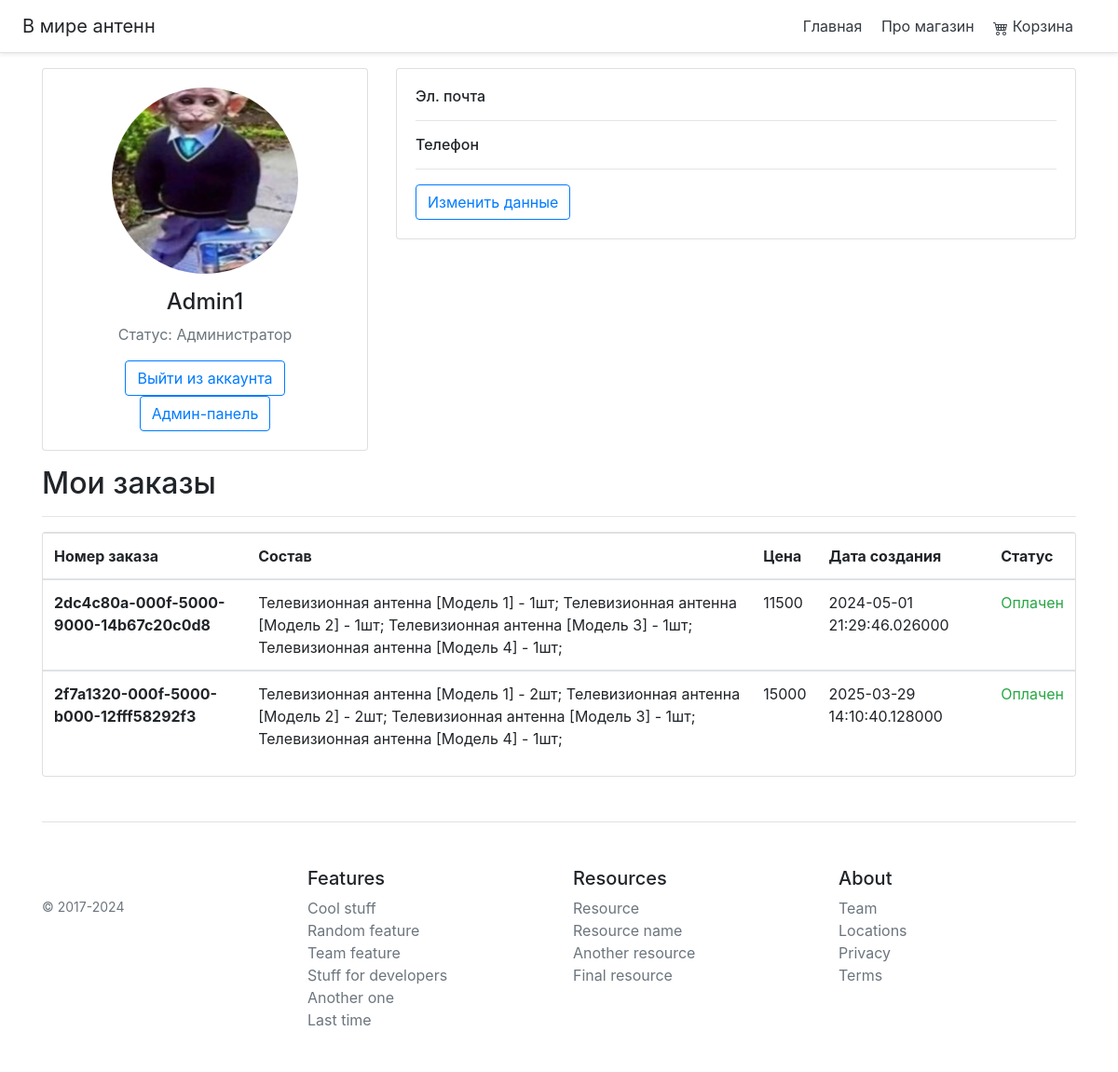
The page /profile (signed in) on the database its author committed.
### main.py (models this page shows, shortened)
class User(db.Model, UserMixin):
    id = db.Column(db.Integer, primary_key=True)
    login = db.Column(db.String(100), nullable=False)
    first_name = db.Column(db.String(100))
    second_name = db.Column(db.String(100))
    phone = db.Column(db.String(20))
    email = db.Column(db.String(50))
    password_hash = db.Column(db.String(256))
    photo = db.Column(db.String(50))
    status = db.Column(db.String(8), default='site')
    is_active = db.Column(db.Boolean, default=True)
    id_role = db.Column(db.Integer, default=0)
    created_at = db.Column(db.DateTime, default=datetime.utcnow)
    @property
    def password(self):
        raise AttributeError('password is not a readable attribute')
    def has_role(self, id_role):
        if self.id_role == int(id_role):
            return True
        return False

class Order(db.Model):
    id = db.Column(db.String(50), primary_key=True)
    id_user = db.Column(db.Integer, db.ForeignKey('user.id'), nullable=False)
    description = db.Column(db.String(256), nullable=False)
    price = db.Column(db.Integer, nullable=False)
    created_at = db.Column(db.DateTime, default = datetime.utcnow)
    payment_status = db.Column(db.String(10), nullable=False)
    payment_url = db.Column(db.String(50), nullable=False)
    is_active = db.Column(db.Boolean, default = True)

### main.py (the view)
@app.route('/profile')
@login_required
def profile():
    orders = Order.query.filter_by(id_user=current_user.id).all()
    for order in orders:
        if order.payment_status == 'pending':
            payment = Payment.find_one(order.id)
            order.payment_status = payment.status
            db.session.commit()
    return render_template('profile.html', data = orders, login_required = login_required)

### main.py (called while the page is built)
@login_manager.user_loader
def load_user(user_id):
    return User.query.get(int(user_id))

### templates/profile.html (shortened to what this page needs)
{% extends 'base.html' %}
{% block body %}
<div class="container">
    <div class="main-body">
          <div class="row gutters-sm">
            <div class="col-md-4 mb-3">
              <div class="card">
                <div class="card-body">
                  <div class="d-flex flex-column align-items-center text-center">
                  {% if current_user.photo == 'default.png' %}
                  <img src="{{ url_for('static', filename='users images/default.png') }}" alt="user_photo" class="rounded-circle" height="200">
                  {% elif current_user.photo == 'gorkavo' %}
                  <img src="{{ url_for('static', filename='users images/gorkavo.png') }}" alt="user_photo" class="rounded-circle" height="200">
                  {% elif current_user.photo == 'sanych' %}
                  <img src="{{ url_for('static', filename='users images/sanych.png') }}" alt="user_photo" class="rounded-circle" height="200">
                  {% elif current_user.status == 'tg' %}
                  <img src="{{current_user.photo}}" alt="user_photo" class="rounded-circle" height="200">
                  {% else %}
                  <img src="{{ url_for('static', filename='users images/' + current_user.photo) }}" alt="user_photo" class="rounded-circle" height="200">
                  {% endif %}
                    <div class="mt-3">
                      {% if current_user.status == 'site' %}
                      <h4>{{current_user.login}}</h4>
                      {% else %}
                      <h4>{{current_user.first_name}}</h4>
                      {% endif %}
                      {% if current_user.has_role('1') %}
                      <p class="text-muted font-size-sm">Статус: Администратор</p>
                      {% elif current_user.has_role('0')%}
                      <p class="text-muted font-size-sm">Статус: Пользователь</p>
                      {% elif current_user.id_role == 'moder' %}
                      <p class="text-muted font-size-sm">Статус: Модератор</p>
                      {% elif current_user.id_role == 'popusk' %}
                      <p class="text-muted font-size-sm">Статус: Папущениц</p>
                      {% endif %}
                      <a class="btn btn-outline-primary" href="/logout" id ="logout">Выйти из аккаунта</a>
                      {% if current_user.has_role('1') %}
                      <a class="btn btn-outline-primary" href="/admin_panel" id ="admin">Админ-панель</a>
                      {% endif %}
                    </div>
                  </div>
                </div>
              </div>
            </div>
            <div class="col-md-8">
              <div class="card mb-3">
                <div class="card-body">
                  <div class="row">
                    <div class="col-sm-3">
                      <h6 class="mb-0">Эл. почта</h6>
                    </div>
                    <div class="col-sm-9 text-secondary">
                    </div>
                  </div>
                  <hr>
                  <div class="row">
                    <div class="col-sm-3">
                      <h6 class="mb-0">Телефон</h6>
                    </div>
                    <div class="col-sm-9 text-secondary">
                    </div>
                  </div>
                  <hr>
                  <div class="row">
                    <div class="col-sm-12">
                      <a class="btn btn-outline-primary" href="profile/edit_{{current_user.id}}">Изменить данные</a>
                    </div>
                  </div>
                </div>
              </div>
          </div>
</div>
        <h2 class="mb-0">Мои заказы</h2>
        <hr>
              <div class="card mb-3">
                <div class="table-responsive">
                <table class="table table-hover">
                  <thead>
                    <tr>
                      <th scope="col">Номер заказа</th>
                      <th scope="col">Состав</th>
                      <th scope="col">Цена</th>
                      <th scope="col">Дата создания</th>
                      <th scope="col">Статус</th>
                    </tr>
                  </thead>
                  {% for el in data %}
                  <tbody>
                    <tr>
                      <th scope="row">{{el.id}}</th>
                      <td>{{el.description}}</td>
                      <td>{{el.price}}</td>
                      <td>{{el.created_at}}</td>
                      <td>
                      {% if el.payment_status == 'pending'%}
                      <a class="btn btn-warning btn-block text-nowrap text-left" href="{{el.payment_url}}" id="pay" style="padding-left: 20px;">Оплатить?</a>
                      {% elif el.payment_status == 'succeeded' %}
                      <p class="text-success">Оплачен</p>
                      {% elif el.payment_status == 'canceled' %}
                      <p class="text-danger">Отменен</p>
                      </td>
                      {% endif %}
                    </tr>
                  </tbody>
                  {% endfor %}
                </table>
              </div>
              </div>
    </div>
    {% endblock %}

### rows shown on the page
User: photo (picture), login "Admin1"
Order: id "2dc4c80a-000f-5000-9000-14b67c20c0d8", description "Телевизионная антенна [Модель 1] - 1шт; Телевизионная антенна [Модель 2] - 1шт; Телевизионная антенна [Модель 3] - 1шт; Телевизионная антенна [Модель 4] - 1шт;", price "11500", created_at "2024-05-01 21:29:46.026000", payment_status "Оплачен"
Order: id "2f7a1320-000f-5000-b000-12fff58292f3", description "Телевизионная антенна [Модель 1] - 2шт; Телевизионная антенна [Модель 2] - 2шт; Телевизионная антенна [Модель 3] - 1шт; Телевизионная антенна [Модель 4] - 1шт;", price "15000", created_at "2025-03-29 14:10:40.128000", payment_status "Оплачен"
